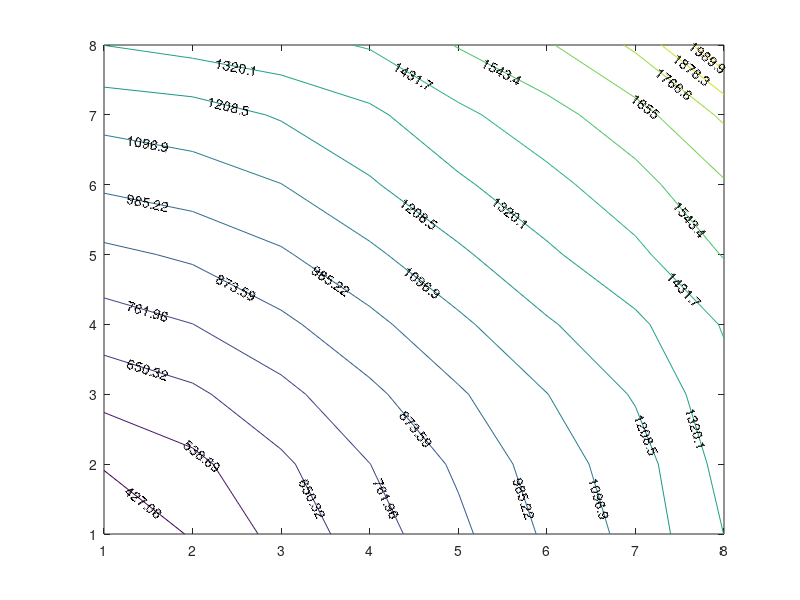

Write MATLAB code to recreate this figure. (Note: this script raises an error after producing the figure.)
%% extrapolation
clear all; close all;
load mgtd_mat.mat;


for i = 1:2
    vy = 4:8;
    v_temp = mgtd_mat(4:8,i);
    vyq_temp = [i+1:3 4 5 6 7 8]';
    vq = interp1(vy, v_temp, vyq_temp, 'linear','extrap');
    mgtd_mat(i+1:8, i) = vq;
end

vx = [1,3:7];
v_temp = [mgtd_mat(8,1), mgtd_mat(8, 3:7)];
vxq_temp = 1:7;
vq = interp1(vx, v_temp, vxq_temp, 'linear','extrap');
mgtd_mat(8,1:7) = vq;

for vy = 2:8
    for vx = 1:vy-1
        mgtd_mat(vx,vy) =  mgtd_mat(vy,vx);
    end
end

for i = 1:8
    vx = 1:8;
    vx(i) = [];
    v_temp = mgtd_mat(i,1:8);
    v_temp(i) = [];
    vxq_temp = 1:8;
    vq = interp1(vx, v_temp, vxq_temp, 'spline','extrap');
    mgtd_mat(i,1:8) = vq;
end





mgtd_mat

%%

fig2 = figure(2);
set(fig2, 'OuterPosition', [1000 30 900 900]);  
[C,h] = contour(mgtd_mat,15 ,'ShowText','on'); h.LineWidth = 2;
clabel(C,h,'FontSize',12,'FontWeight','bold','FontName','Times New Roman', 'LabelSpacing', 200);
title('Direction Angle of Magnetic Field (DEG)','FontSize',20,'FontWeight','bold','FontName','Times New Roman');
xlabel('V_{x} [V]','FontSize',20,'FontWeight','bold','FontName','Times New Roman'); 
ylabel('V_{y} [V]','FontSize',20,'FontWeight','bold','FontName','Times New Roman');
zticks(0:15:90);
colorbar('Ticks',0:15:90,'TickLabels',{'0','15','30','45','60','75','90'});
grid on;